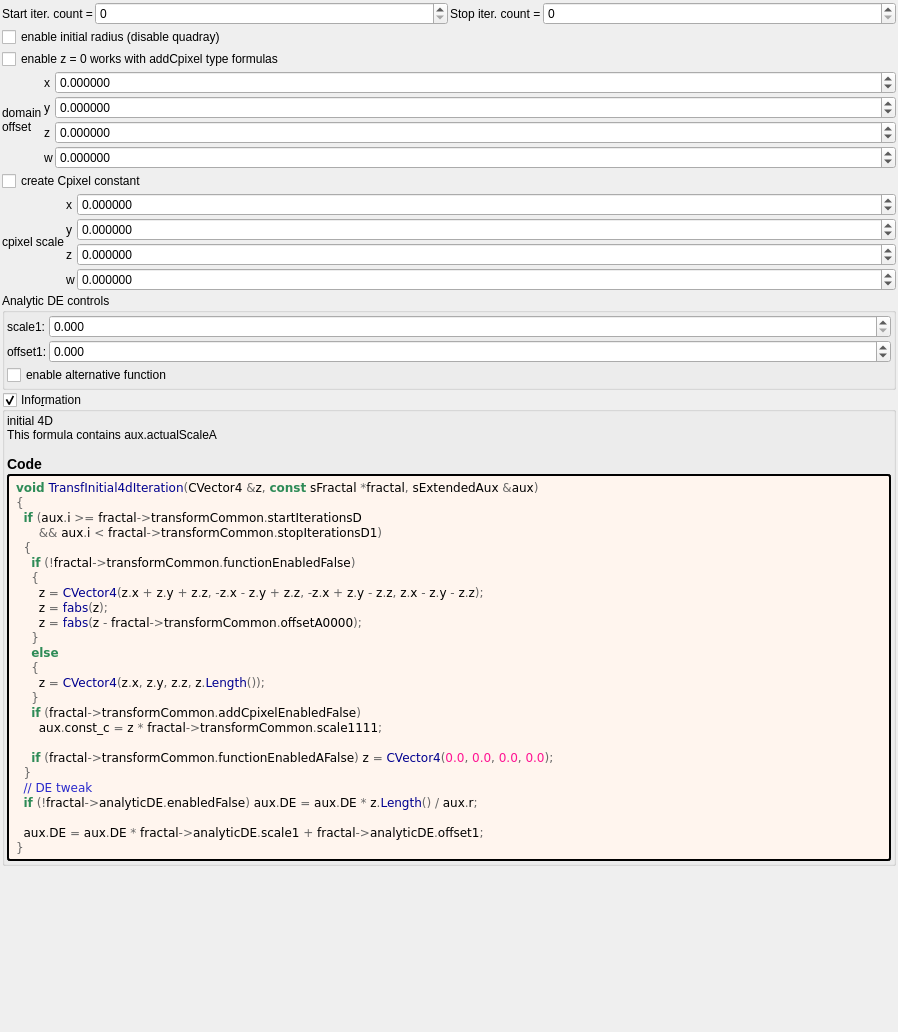
<?xml version="1.0" encoding="UTF-8"?>
<ui version="4.0">
 <class>transf_initial4d</class>
 <widget class="QWidget" name="Form">
  <property name="geometry">
   <rect>
    <x>0</x>
    <y>0</y>
    <width>898</width>
    <height>1032</height>
   </rect>
  </property>
  <property name="windowTitle">
   <string notr="true">transf_initial4d</string>
  </property>
  <layout class="QVBoxLayout" name="verticalLayout">
   <property name="spacing">
    <number>2</number>
   </property>
   <property name="leftMargin">
    <number>2</number>
   </property>
   <property name="topMargin">
    <number>2</number>
   </property>
   <property name="rightMargin">
    <number>2</number>
   </property>
   <property name="bottomMargin">
    <number>2</number>
   </property>
   <item>
    <layout class="QHBoxLayout" name="horizontalLayout" stretch="0,1,0,1">
     <property name="topMargin">
      <number>0</number>
     </property>
     <item>
      <widget class="QLabel" name="label_75">
       <property name="text">
        <string>Start iter. count =</string>
       </property>
       <property name="wordWrap">
        <bool>true</bool>
       </property>
      </widget>
     </item>
     <item>
      <widget class="MySpinBox" name="spinboxInt_transf_start_iterations_D">
       <property name="sizePolicy">
        <sizepolicy hsizetype="Minimum" vsizetype="Maximum">
         <horstretch>0</horstretch>
         <verstretch>0</verstretch>
        </sizepolicy>
       </property>
       <property name="minimum">
        <number>0</number>
       </property>
       <property name="maximum">
        <number>999</number>
       </property>
       <property name="value">
        <number>0</number>
       </property>
      </widget>
     </item>
     <item>
      <widget class="QLabel" name="label_62">
       <property name="text">
        <string>Stop iter. count =</string>
       </property>
       <property name="wordWrap">
        <bool>true</bool>
       </property>
      </widget>
     </item>
     <item>
      <widget class="MySpinBox" name="spinboxInt_transf_stop_iterations_D1">
       <property name="sizePolicy">
        <sizepolicy hsizetype="Preferred" vsizetype="Maximum">
         <horstretch>0</horstretch>
         <verstretch>0</verstretch>
        </sizepolicy>
       </property>
       <property name="maximum">
        <number>999</number>
       </property>
      </widget>
     </item>
    </layout>
   </item>
   <item>
    <widget class="MyCheckBox" name="checkBox_transf_function_enabled_false">
     <property name="text">
      <string>enable initial radius (disable quadray)</string>
     </property>
    </widget>
   </item>
   <item>
    <widget class="MyCheckBox" name="checkBox_transf_function_enabledA_false">
     <property name="text">
      <string>enable z = 0 works with addCpixel type formulas</string>
     </property>
    </widget>
   </item>
   <item>
    <layout class="QGridLayout" name="gridLayout_46" columnstretch="0,0,2">
     <property name="spacing">
      <number>2</number>
     </property>
     <item row="0" column="1">
      <widget class="QLabel" name="label_170">
       <property name="text">
        <string notr="true">x</string>
       </property>
      </widget>
     </item>
     <item row="3" column="1">
      <widget class="QLabel" name="label_171">
       <property name="text">
        <string notr="true">w</string>
       </property>
      </widget>
     </item>
     <item row="2" column="2">
      <widget class="MyDoubleSpinBox" name="spinbox4_transf_offsetA_0000_z">
       <property name="sizePolicy">
        <sizepolicy hsizetype="Minimum" vsizetype="Maximum">
         <horstretch>0</horstretch>
         <verstretch>0</verstretch>
        </sizepolicy>
       </property>
       <property name="prefix">
        <string/>
       </property>
       <property name="suffix">
        <string/>
       </property>
       <property name="decimals">
        <number>6</number>
       </property>
       <property name="minimum">
        <double>-99.989999999999995</double>
       </property>
       <property name="maximum">
        <double>99.989999999999995</double>
       </property>
       <property name="singleStep">
        <double>0.100000000000000</double>
       </property>
      </widget>
     </item>
     <item row="0" column="2">
      <widget class="MyDoubleSpinBox" name="spinbox4_transf_offsetA_0000_x">
       <property name="sizePolicy">
        <sizepolicy hsizetype="Minimum" vsizetype="Maximum">
         <horstretch>0</horstretch>
         <verstretch>0</verstretch>
        </sizepolicy>
       </property>
       <property name="prefix">
        <string/>
       </property>
       <property name="suffix">
        <string/>
       </property>
       <property name="decimals">
        <number>6</number>
       </property>
       <property name="minimum">
        <double>-99.989999999999995</double>
       </property>
       <property name="maximum">
        <double>99.989999999999995</double>
       </property>
       <property name="singleStep">
        <double>0.100000000000000</double>
       </property>
      </widget>
     </item>
     <item row="2" column="1">
      <widget class="QLabel" name="label_172">
       <property name="text">
        <string notr="true">z</string>
       </property>
      </widget>
     </item>
     <item row="1" column="1">
      <widget class="QLabel" name="label_173">
       <property name="text">
        <string notr="true">y</string>
       </property>
      </widget>
     </item>
     <item row="3" column="2">
      <widget class="MyDoubleSpinBox" name="spinbox4_transf_offsetA_0000_w">
       <property name="sizePolicy">
        <sizepolicy hsizetype="Minimum" vsizetype="Maximum">
         <horstretch>0</horstretch>
         <verstretch>0</verstretch>
        </sizepolicy>
       </property>
       <property name="prefix">
        <string/>
       </property>
       <property name="suffix">
        <string/>
       </property>
       <property name="decimals">
        <number>6</number>
       </property>
       <property name="minimum">
        <double>-99.989999999999995</double>
       </property>
       <property name="maximum">
        <double>99.989999999999995</double>
       </property>
       <property name="singleStep">
        <double>0.100000000000000</double>
       </property>
      </widget>
     </item>
     <item row="1" column="2">
      <widget class="MyDoubleSpinBox" name="spinbox4_transf_offsetA_0000_y">
       <property name="sizePolicy">
        <sizepolicy hsizetype="Minimum" vsizetype="Maximum">
         <horstretch>0</horstretch>
         <verstretch>0</verstretch>
        </sizepolicy>
       </property>
       <property name="prefix">
        <string/>
       </property>
       <property name="suffix">
        <string/>
       </property>
       <property name="decimals">
        <number>6</number>
       </property>
       <property name="minimum">
        <double>-99.989999999999995</double>
       </property>
       <property name="maximum">
        <double>99.989999999999995</double>
       </property>
       <property name="singleStep">
        <double>0.100000000000000</double>
       </property>
      </widget>
     </item>
     <item row="1" column="0" rowspan="2">
      <widget class="QLabel" name="label_174">
       <property name="text">
        <string>domain
offset</string>
       </property>
      </widget>
     </item>
    </layout>
   </item>
   <item>
    <widget class="MyCheckBox" name="checkBox_transf_addCpixel_enabled_false">
     <property name="text">
      <string>create Cpixel constant</string>
     </property>
    </widget>
   </item>
   <item>
    <layout class="QGridLayout" name="gridLayout_47" columnstretch="0,0,2">
     <property name="spacing">
      <number>2</number>
     </property>
     <item row="0" column="1">
      <widget class="QLabel" name="label_175">
       <property name="text">
        <string notr="true">x</string>
       </property>
      </widget>
     </item>
     <item row="3" column="1">
      <widget class="QLabel" name="label_176">
       <property name="text">
        <string notr="true">w</string>
       </property>
      </widget>
     </item>
     <item row="2" column="2">
      <widget class="MyDoubleSpinBox" name="spinbox4_transf_scale_1111_z">
       <property name="sizePolicy">
        <sizepolicy hsizetype="Minimum" vsizetype="Maximum">
         <horstretch>0</horstretch>
         <verstretch>0</verstretch>
        </sizepolicy>
       </property>
       <property name="prefix">
        <string/>
       </property>
       <property name="suffix">
        <string/>
       </property>
       <property name="decimals">
        <number>6</number>
       </property>
       <property name="minimum">
        <double>-99.989999999999995</double>
       </property>
       <property name="maximum">
        <double>99.989999999999995</double>
       </property>
       <property name="singleStep">
        <double>0.100000000000000</double>
       </property>
      </widget>
     </item>
     <item row="0" column="2">
      <widget class="MyDoubleSpinBox" name="spinbox4_transf_scale_1111_x">
       <property name="sizePolicy">
        <sizepolicy hsizetype="Minimum" vsizetype="Maximum">
         <horstretch>0</horstretch>
         <verstretch>0</verstretch>
        </sizepolicy>
       </property>
       <property name="prefix">
        <string/>
       </property>
       <property name="suffix">
        <string/>
       </property>
       <property name="decimals">
        <number>6</number>
       </property>
       <property name="minimum">
        <double>-99.989999999999995</double>
       </property>
       <property name="maximum">
        <double>99.989999999999995</double>
       </property>
       <property name="singleStep">
        <double>0.100000000000000</double>
       </property>
      </widget>
     </item>
     <item row="2" column="1">
      <widget class="QLabel" name="label_177">
       <property name="text">
        <string notr="true">z</string>
       </property>
      </widget>
     </item>
     <item row="1" column="1">
      <widget class="QLabel" name="label_178">
       <property name="text">
        <string notr="true">y</string>
       </property>
      </widget>
     </item>
     <item row="3" column="2">
      <widget class="MyDoubleSpinBox" name="spinbox4_transf_scale_1111_w">
       <property name="sizePolicy">
        <sizepolicy hsizetype="Minimum" vsizetype="Maximum">
         <horstretch>0</horstretch>
         <verstretch>0</verstretch>
        </sizepolicy>
       </property>
       <property name="prefix">
        <string/>
       </property>
       <property name="suffix">
        <string/>
       </property>
       <property name="decimals">
        <number>6</number>
       </property>
       <property name="minimum">
        <double>-99.989999999999995</double>
       </property>
       <property name="maximum">
        <double>99.989999999999995</double>
       </property>
       <property name="singleStep">
        <double>0.100000000000000</double>
       </property>
      </widget>
     </item>
     <item row="1" column="2">
      <widget class="MyDoubleSpinBox" name="spinbox4_transf_scale_1111_y">
       <property name="sizePolicy">
        <sizepolicy hsizetype="Minimum" vsizetype="Maximum">
         <horstretch>0</horstretch>
         <verstretch>0</verstretch>
        </sizepolicy>
       </property>
       <property name="prefix">
        <string/>
       </property>
       <property name="suffix">
        <string/>
       </property>
       <property name="decimals">
        <number>6</number>
       </property>
       <property name="minimum">
        <double>-99.989999999999995</double>
       </property>
       <property name="maximum">
        <double>99.989999999999995</double>
       </property>
       <property name="singleStep">
        <double>0.100000000000000</double>
       </property>
      </widget>
     </item>
     <item row="1" column="0" rowspan="2">
      <widget class="QLabel" name="label_179">
       <property name="text">
        <string>cpixel scale</string>
       </property>
      </widget>
     </item>
    </layout>
   </item>
   <item>
    <widget class="QGroupBox" name="groupBox_5">
     <property name="title">
      <string>Analytic DE controls</string>
     </property>
     <layout class="QVBoxLayout" name="verticalLayout_8">
      <property name="leftMargin">
       <number>2</number>
      </property>
      <property name="topMargin">
       <number>2</number>
      </property>
      <property name="rightMargin">
       <number>2</number>
      </property>
      <property name="bottomMargin">
       <number>2</number>
      </property>
      <item>
       <layout class="QGridLayout" name="gridLayout_45" columnstretch="0,1">
        <property name="spacing">
         <number>2</number>
        </property>
        <item row="1" column="1">
         <widget class="MyDoubleSpinBox" name="spinbox_analyticDE_offset_1">
          <property name="sizePolicy">
           <sizepolicy hsizetype="Minimum" vsizetype="Maximum">
            <horstretch>0</horstretch>
            <verstretch>0</verstretch>
           </sizepolicy>
          </property>
          <property name="prefix">
           <string/>
          </property>
          <property name="suffix">
           <string/>
          </property>
          <property name="decimals">
           <number>3</number>
          </property>
          <property name="minimum">
           <double>-99.989999999999995</double>
          </property>
          <property name="maximum">
           <double>99.989999999999995</double>
          </property>
          <property name="singleStep">
           <double>0.100000000000000</double>
          </property>
         </widget>
        </item>
        <item row="0" column="0">
         <widget class="QLabel" name="label_182">
          <property name="text">
           <string>scale1:</string>
          </property>
         </widget>
        </item>
        <item row="0" column="1">
         <widget class="MyDoubleSpinBox" name="spinbox_analyticDE_scale_1">
          <property name="sizePolicy">
           <sizepolicy hsizetype="Minimum" vsizetype="Maximum">
            <horstretch>0</horstretch>
            <verstretch>0</verstretch>
           </sizepolicy>
          </property>
          <property name="prefix">
           <string/>
          </property>
          <property name="suffix">
           <string/>
          </property>
          <property name="decimals">
           <number>3</number>
          </property>
          <property name="minimum">
           <double>0.000000000000000</double>
          </property>
          <property name="maximum">
           <double>99.989999999999995</double>
          </property>
          <property name="singleStep">
           <double>0.100000000000000</double>
          </property>
         </widget>
        </item>
        <item row="1" column="0">
         <widget class="QLabel" name="label_180">
          <property name="text">
           <string>offset1:</string>
          </property>
         </widget>
        </item>
        <item row="2" column="0" colspan="2">
         <widget class="MyCheckBox" name="checkBox_analyticDE_enabled_false">
          <property name="text">
           <string>enable alternative function</string>
          </property>
         </widget>
        </item>
       </layout>
      </item>
     </layout>
    </widget>
   </item>
   <item>
    <widget class="MyGroupBox" name="groupCheck_info">
     <property name="title">
      <string>Info&amp;rmation</string>
     </property>
     <property name="flat">
      <bool>false</bool>
     </property>
     <property name="checkable">
      <bool>true</bool>
     </property>
     <layout class="QVBoxLayout" name="verticalLayout_2">
      <property name="spacing">
       <number>2</number>
      </property>
      <property name="leftMargin">
       <number>2</number>
      </property>
      <property name="topMargin">
       <number>2</number>
      </property>
      <property name="rightMargin">
       <number>2</number>
      </property>
      <property name="bottomMargin">
       <number>2</number>
      </property>
      <item>
       <widget class="QLabel" name="label_information_general">
        <property name="text">
         <string notr="true">&lt;p&gt;initial 4D&lt;br&gt;This formula contains aux.actualScaleA&lt;/p&gt;&lt;table&gt;
&lt;/table&gt;
&lt;h3&gt;Code&lt;/h3&gt;</string>
        </property>
        <property name="wordWrap">
         <bool>true</bool>
        </property>
        <property name="openExternalLinks">
         <bool>true</bool>
        </property>
        <property name="textInteractionFlags">
         <set>Qt::LinksAccessibleByMouse|Qt::TextSelectableByMouse</set>
        </property>
       </widget>
      </item>
      <item>
       <widget class="QLabel" name="label_code_content">
        <property name="styleSheet">
         <string notr="true">border-style: outset; border-width: 2px; border-radius: 3px; border-color: black; background-color: #fff5ee; padding: 4px;</string>
        </property>
        <property name="text">
         <string notr="true">&lt;body style=&quot;background-color:#fff5ee&quot;&gt;
&lt;pre style=&quot;color:#000000; background-color:#fff5ee;  font-family:&#039;Courier New&#039;,monospace;white-space: pre-wrap;&quot;&gt;&lt;span style=&quot;color:#2e8b57; font-weight:bold&quot;&gt;void&lt;/span&gt; &lt;span style=&quot;color:#00008f&quot;&gt;TransfInitial4dIteration&lt;/span&gt;&lt;span style=&quot;color:#676767&quot;&gt;(&lt;/span&gt;CVector4 &lt;span style=&quot;color:#676767&quot;&gt;&amp;amp;&lt;/span&gt;z&lt;span style=&quot;color:#676767&quot;&gt;,&lt;/span&gt; &lt;span style=&quot;color:#2e8b57; font-weight:bold&quot;&gt;const&lt;/span&gt; sFractal &lt;span style=&quot;color:#676767&quot;&gt;*&lt;/span&gt;fractal&lt;span style=&quot;color:#676767&quot;&gt;,&lt;/span&gt; sExtendedAux &lt;span style=&quot;color:#676767&quot;&gt;&amp;amp;&lt;/span&gt;aux&lt;span style=&quot;color:#676767&quot;&gt;)&lt;/span&gt;
&lt;span style=&quot;color:#676767&quot;&gt;{&lt;/span&gt;
  &lt;span style=&quot;color:#2e8b57; font-weight:bold&quot;&gt;if&lt;/span&gt; &lt;span style=&quot;color:#676767&quot;&gt;(&lt;/span&gt;aux&lt;span style=&quot;color:#676767&quot;&gt;.&lt;/span&gt;i &lt;span style=&quot;color:#676767&quot;&gt;&amp;gt;=&lt;/span&gt; fractal&lt;span style=&quot;color:#676767&quot;&gt;-&amp;gt;&lt;/span&gt;transformCommon&lt;span style=&quot;color:#676767&quot;&gt;.&lt;/span&gt;startIterationsD
      &lt;span style=&quot;color:#676767&quot;&gt;&amp;amp;&amp;amp;&lt;/span&gt; aux&lt;span style=&quot;color:#676767&quot;&gt;.&lt;/span&gt;i &lt;span style=&quot;color:#676767&quot;&gt;&amp;lt;&lt;/span&gt; fractal&lt;span style=&quot;color:#676767&quot;&gt;-&amp;gt;&lt;/span&gt;transformCommon&lt;span style=&quot;color:#676767&quot;&gt;.&lt;/span&gt;stopIterationsD1&lt;span style=&quot;color:#676767&quot;&gt;)&lt;/span&gt;
  &lt;span style=&quot;color:#676767&quot;&gt;{&lt;/span&gt;
    &lt;span style=&quot;color:#2e8b57; font-weight:bold&quot;&gt;if&lt;/span&gt; &lt;span style=&quot;color:#676767&quot;&gt;(!&lt;/span&gt;fractal&lt;span style=&quot;color:#676767&quot;&gt;-&amp;gt;&lt;/span&gt;transformCommon&lt;span style=&quot;color:#676767&quot;&gt;.&lt;/span&gt;functionEnabledFalse&lt;span style=&quot;color:#676767&quot;&gt;)&lt;/span&gt;
    &lt;span style=&quot;color:#676767&quot;&gt;{&lt;/span&gt;
      z &lt;span style=&quot;color:#676767&quot;&gt;=&lt;/span&gt; &lt;span style=&quot;color:#00008f&quot;&gt;CVector4&lt;/span&gt;&lt;span style=&quot;color:#676767&quot;&gt;(&lt;/span&gt;z&lt;span style=&quot;color:#676767&quot;&gt;.&lt;/span&gt;x &lt;span style=&quot;color:#676767&quot;&gt;+&lt;/span&gt; z&lt;span style=&quot;color:#676767&quot;&gt;.&lt;/span&gt;y &lt;span style=&quot;color:#676767&quot;&gt;+&lt;/span&gt; z&lt;span style=&quot;color:#676767&quot;&gt;.&lt;/span&gt;z&lt;span style=&quot;color:#676767&quot;&gt;, -&lt;/span&gt;z&lt;span style=&quot;color:#676767&quot;&gt;.&lt;/span&gt;x &lt;span style=&quot;color:#676767&quot;&gt;-&lt;/span&gt; z&lt;span style=&quot;color:#676767&quot;&gt;.&lt;/span&gt;y &lt;span style=&quot;color:#676767&quot;&gt;+&lt;/span&gt; z&lt;span style=&quot;color:#676767&quot;&gt;.&lt;/span&gt;z&lt;span style=&quot;color:#676767&quot;&gt;, -&lt;/span&gt;z&lt;span style=&quot;color:#676767&quot;&gt;.&lt;/span&gt;x &lt;span style=&quot;color:#676767&quot;&gt;+&lt;/span&gt; z&lt;span style=&quot;color:#676767&quot;&gt;.&lt;/span&gt;y &lt;span style=&quot;color:#676767&quot;&gt;-&lt;/span&gt; z&lt;span style=&quot;color:#676767&quot;&gt;.&lt;/span&gt;z&lt;span style=&quot;color:#676767&quot;&gt;,&lt;/span&gt; z&lt;span style=&quot;color:#676767&quot;&gt;.&lt;/span&gt;x &lt;span style=&quot;color:#676767&quot;&gt;-&lt;/span&gt; z&lt;span style=&quot;color:#676767&quot;&gt;.&lt;/span&gt;y &lt;span style=&quot;color:#676767&quot;&gt;-&lt;/span&gt; z&lt;span style=&quot;color:#676767&quot;&gt;.&lt;/span&gt;z&lt;span style=&quot;color:#676767&quot;&gt;);&lt;/span&gt;
      z &lt;span style=&quot;color:#676767&quot;&gt;=&lt;/span&gt; &lt;span style=&quot;color:#00008f&quot;&gt;fabs&lt;/span&gt;&lt;span style=&quot;color:#676767&quot;&gt;(&lt;/span&gt;z&lt;span style=&quot;color:#676767&quot;&gt;);&lt;/span&gt;
      z &lt;span style=&quot;color:#676767&quot;&gt;=&lt;/span&gt; &lt;span style=&quot;color:#00008f&quot;&gt;fabs&lt;/span&gt;&lt;span style=&quot;color:#676767&quot;&gt;(&lt;/span&gt;z &lt;span style=&quot;color:#676767&quot;&gt;-&lt;/span&gt; fractal&lt;span style=&quot;color:#676767&quot;&gt;-&amp;gt;&lt;/span&gt;transformCommon&lt;span style=&quot;color:#676767&quot;&gt;.&lt;/span&gt;offsetA0000&lt;span style=&quot;color:#676767&quot;&gt;);&lt;/span&gt;
    &lt;span style=&quot;color:#676767&quot;&gt;}&lt;/span&gt;
    &lt;span style=&quot;color:#2e8b57; font-weight:bold&quot;&gt;else&lt;/span&gt;
    &lt;span style=&quot;color:#676767&quot;&gt;{&lt;/span&gt;
      z &lt;span style=&quot;color:#676767&quot;&gt;=&lt;/span&gt; &lt;span style=&quot;color:#00008f&quot;&gt;CVector4&lt;/span&gt;&lt;span style=&quot;color:#676767&quot;&gt;(&lt;/span&gt;z&lt;span style=&quot;color:#676767&quot;&gt;.&lt;/span&gt;x&lt;span style=&quot;color:#676767&quot;&gt;,&lt;/span&gt; z&lt;span style=&quot;color:#676767&quot;&gt;.&lt;/span&gt;y&lt;span style=&quot;color:#676767&quot;&gt;,&lt;/span&gt; z&lt;span style=&quot;color:#676767&quot;&gt;.&lt;/span&gt;z&lt;span style=&quot;color:#676767&quot;&gt;,&lt;/span&gt; z&lt;span style=&quot;color:#676767&quot;&gt;.&lt;/span&gt;&lt;span style=&quot;color:#00008f&quot;&gt;Length&lt;/span&gt;&lt;span style=&quot;color:#676767&quot;&gt;());&lt;/span&gt;
    &lt;span style=&quot;color:#676767&quot;&gt;}&lt;/span&gt;
    &lt;span style=&quot;color:#2e8b57; font-weight:bold&quot;&gt;if&lt;/span&gt; &lt;span style=&quot;color:#676767&quot;&gt;(&lt;/span&gt;fractal&lt;span style=&quot;color:#676767&quot;&gt;-&amp;gt;&lt;/span&gt;transformCommon&lt;span style=&quot;color:#676767&quot;&gt;.&lt;/span&gt;addCpixelEnabledFalse&lt;span style=&quot;color:#676767&quot;&gt;)&lt;/span&gt;
      aux&lt;span style=&quot;color:#676767&quot;&gt;.&lt;/span&gt;const_c &lt;span style=&quot;color:#676767&quot;&gt;=&lt;/span&gt; z &lt;span style=&quot;color:#676767&quot;&gt;*&lt;/span&gt; fractal&lt;span style=&quot;color:#676767&quot;&gt;-&amp;gt;&lt;/span&gt;transformCommon&lt;span style=&quot;color:#676767&quot;&gt;.&lt;/span&gt;scale1111&lt;span style=&quot;color:#676767&quot;&gt;;&lt;/span&gt;

    &lt;span style=&quot;color:#2e8b57; font-weight:bold&quot;&gt;if&lt;/span&gt; &lt;span style=&quot;color:#676767&quot;&gt;(&lt;/span&gt;fractal&lt;span style=&quot;color:#676767&quot;&gt;-&amp;gt;&lt;/span&gt;transformCommon&lt;span style=&quot;color:#676767&quot;&gt;.&lt;/span&gt;functionEnabledAFalse&lt;span style=&quot;color:#676767&quot;&gt;)&lt;/span&gt; z &lt;span style=&quot;color:#676767&quot;&gt;=&lt;/span&gt; &lt;span style=&quot;color:#00008f&quot;&gt;CVector4&lt;/span&gt;&lt;span style=&quot;color:#676767&quot;&gt;(&lt;/span&gt;&lt;span style=&quot;color:#ff1493&quot;&gt;0.0&lt;/span&gt;&lt;span style=&quot;color:#676767&quot;&gt;,&lt;/span&gt; &lt;span style=&quot;color:#ff1493&quot;&gt;0.0&lt;/span&gt;&lt;span style=&quot;color:#676767&quot;&gt;,&lt;/span&gt; &lt;span style=&quot;color:#ff1493&quot;&gt;0.0&lt;/span&gt;&lt;span style=&quot;color:#676767&quot;&gt;,&lt;/span&gt; &lt;span style=&quot;color:#ff1493&quot;&gt;0.0&lt;/span&gt;&lt;span style=&quot;color:#676767&quot;&gt;);&lt;/span&gt;
  &lt;span style=&quot;color:#676767&quot;&gt;}&lt;/span&gt;
  &lt;span style=&quot;color:#2929cc&quot;&gt;// DE tweak&lt;/span&gt;
  &lt;span style=&quot;color:#2e8b57; font-weight:bold&quot;&gt;if&lt;/span&gt; &lt;span style=&quot;color:#676767&quot;&gt;(!&lt;/span&gt;fractal&lt;span style=&quot;color:#676767&quot;&gt;-&amp;gt;&lt;/span&gt;analyticDE&lt;span style=&quot;color:#676767&quot;&gt;.&lt;/span&gt;enabledFalse&lt;span style=&quot;color:#676767&quot;&gt;)&lt;/span&gt; aux&lt;span style=&quot;color:#676767&quot;&gt;.&lt;/span&gt;DE &lt;span style=&quot;color:#676767&quot;&gt;=&lt;/span&gt; aux&lt;span style=&quot;color:#676767&quot;&gt;.&lt;/span&gt;DE &lt;span style=&quot;color:#676767&quot;&gt;*&lt;/span&gt; z&lt;span style=&quot;color:#676767&quot;&gt;.&lt;/span&gt;&lt;span style=&quot;color:#00008f&quot;&gt;Length&lt;/span&gt;&lt;span style=&quot;color:#676767&quot;&gt;() /&lt;/span&gt; aux&lt;span style=&quot;color:#676767&quot;&gt;.&lt;/span&gt;r&lt;span style=&quot;color:#676767&quot;&gt;;&lt;/span&gt;

  aux&lt;span style=&quot;color:#676767&quot;&gt;.&lt;/span&gt;DE &lt;span style=&quot;color:#676767&quot;&gt;=&lt;/span&gt; aux&lt;span style=&quot;color:#676767&quot;&gt;.&lt;/span&gt;DE &lt;span style=&quot;color:#676767&quot;&gt;*&lt;/span&gt; fractal&lt;span style=&quot;color:#676767&quot;&gt;-&amp;gt;&lt;/span&gt;analyticDE&lt;span style=&quot;color:#676767&quot;&gt;.&lt;/span&gt;scale1 &lt;span style=&quot;color:#676767&quot;&gt;+&lt;/span&gt; fractal&lt;span style=&quot;color:#676767&quot;&gt;-&amp;gt;&lt;/span&gt;analyticDE&lt;span style=&quot;color:#676767&quot;&gt;.&lt;/span&gt;offset1&lt;span style=&quot;color:#676767&quot;&gt;;&lt;/span&gt;
&lt;span style=&quot;color:#676767&quot;&gt;}&lt;/span&gt;
&lt;/pre&gt;
&lt;/body&gt;</string>
        </property>
        <property name="wordWrap">
         <bool>true</bool>
        </property>
        <property name="openExternalLinks">
         <bool>true</bool>
        </property>
        <property name="textInteractionFlags">
         <set>Qt::LinksAccessibleByMouse|Qt::TextSelectableByMouse</set>
        </property>
       </widget>
      </item>
     </layout>
    </widget>
   </item>
   <item>
    <spacer name="verticalSpacer">
     <property name="orientation">
      <enum>Qt::Vertical</enum>
     </property>
     <property name="sizeHint" stdset="0">
      <size>
       <width>20</width>
       <height>40</height>
      </size>
     </property>
    </spacer>
   </item>
  </layout>
 </widget>
 <customwidgets>
  <customwidget>
   <class>MyDoubleSpinBox</class>
   <extends>QDoubleSpinBox</extends>
   <header>my_double_spin_box.h</header>
  </customwidget>
  <customwidget>
   <class>MyGroupBox</class>
   <extends>QGroupBox</extends>
   <header>my_group_box.h</header>
   <container>1</container>
  </customwidget>
  <customwidget>
   <class>MyCheckBox</class>
   <extends>QCheckBox</extends>
   <header>my_check_box.h</header>
  </customwidget>
  <customwidget>
   <class>MySpinBox</class>
   <extends>QSpinBox</extends>
   <header>my_spin_box.h</header>
  </customwidget>
 </customwidgets>
 <tabstops>
  <tabstop>groupCheck_info</tabstop>
 </tabstops>
 <resources/>
 <connections>
  <connection>
   <sender>checkBox_transf_function_enabledA_false</sender>
   <signal>toggled(bool)</signal>
   <receiver>checkBox_analyticDE_enabled_false</receiver>
   <slot>setDisabled(bool)</slot>
   <hints>
    <hint type="sourcelabel">
     <x>28</x>
     <y>60</y>
    </hint>
    <hint type="destinationlabel">
     <x>144</x>
     <y>401</y>
    </hint>
   </hints>
  </connection>
 </connections>
</ui>
